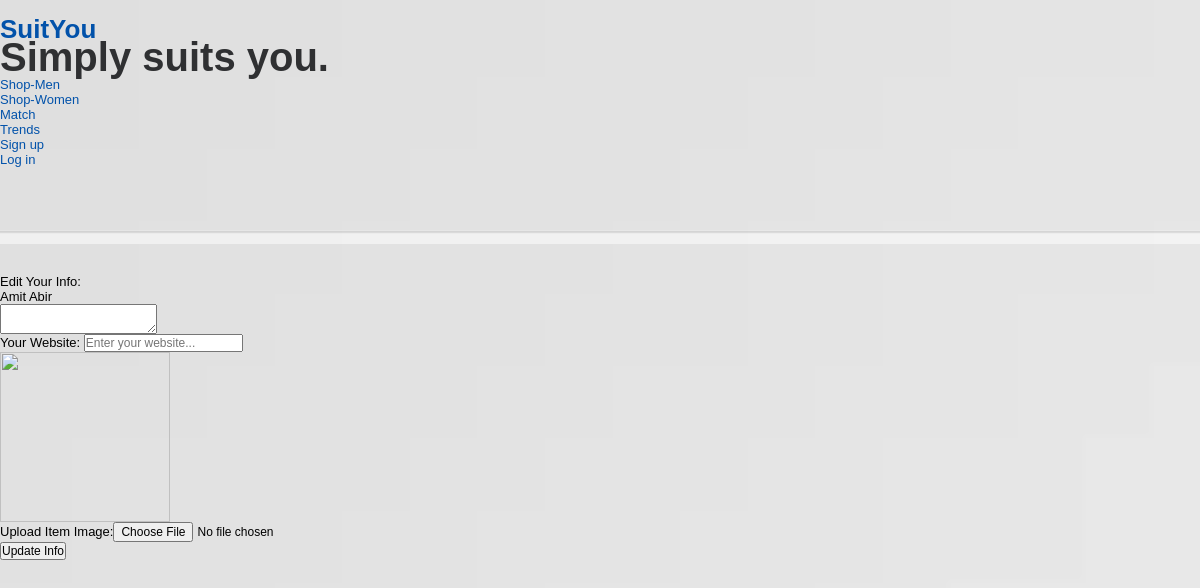
The app's page /edit_designer_profile.php?designerId=1, older data.
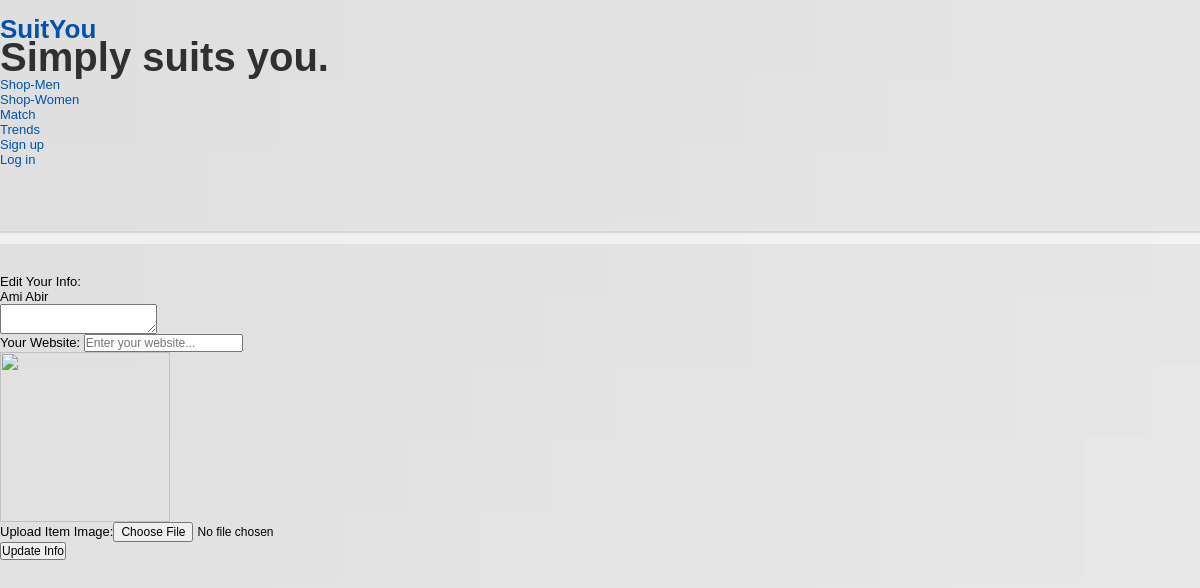
The same page, newer data.
### tables this page shows
CREATE TABLE IF NOT EXISTS `users` (
  `user_id` int(11) NOT NULL AUTO_INCREMENT,
  `email` varchar(500) NOT NULL,
  `first_name` varchar(255) NOT NULL,
  `last_name` varchar(255) NOT NULL,
  `address` varchar(500) DEFAULT NULL,
  `gender` enum('MALE','FEMALE') NOT NULL,
  `birth_date` date NOT NULL,
  `is_designer` tinyint(1) NOT NULL DEFAULT '0',
  `is_admin` tinyint(1) NOT NULL DEFAULT '0',
  `avatar` varchar(255) NOT NULL,
  `coupon_meter` int(11) NOT NULL DEFAULT '0',
  `description` text,
  `website_link` varchar(500) DEFAULT NULL,
  `is_spammer` tinyint(1) NOT NULL DEFAULT '0',
  `time_tracking_ctr` int(11) NOT NULL DEFAULT '0',
  PRIMARY KEY (`user_id`)
);

### edit_designer_profile.php (the view, shortened to what this page needs)
<?php
include("header.php");
$designer = NULL;
if(!empty($_GET["designerId"])) {
	$desQuery = mysql_query("SELECT * FROM users WHERE user_id =".$_GET["designerId"]);
	$designer = mysql_fetch_array($desQuery);
	$name=$designer['first_name']." ".$designer['last_name'];
}
?>
	<div id="site_content">
		<div id="content">
			<div class="edit_designer_info_form">
				<?php if ($designer == NULL) {
				 } else { ?>
					<form id="edit_designer" action="designer_management.php?designerId=<?php echo $designer['user_id']; ?>" method="post" enctype="multipart/form-data".>
				<?php } ?>
			        Edit Your Info:<br />
			        <div class="center">
						<?php echo $name ?>
						<br/>
						<?php if ($designer != NULL) { ?>
						<textarea name="description" form="edit_designer" placeholder="Describe yourself..."><?php echo $designer["description"]	 ?> </textarea>
						<?php } ?>
						<br/>
			        	<label for="website_link">Your Website: </label><input type="text" id="website_link" name="website_link" placeholder="Enter your website..." value="<?php if ($designer != NULL) echo $designer['website_link']; ?>" /><br />
						<?php if ($designer != NULL) { ?>
					    	<img src="images/users/<?php echo $designer['avatar']; ?>" width="170"/><br/>
						<?php } ?>
						<label for="imageToUpload">Upload Item Image:</label><input type="file" name="imageToUpload" id="imageToUpload" <?php if ($designer == NULL) echo "required"; ?>><br/>
						<?php if ($designer != NULL) { ?>
							<input type="submit" value="Update Info" name="submit"/>
						<?php } ?>
					</div>
			    </form>
			</div>
	</div>
</div>
  </body>
</html>

Row changes from the older to the newer data that the page shows:
changed users: name "Amit Abir" → "Ami Abir"
